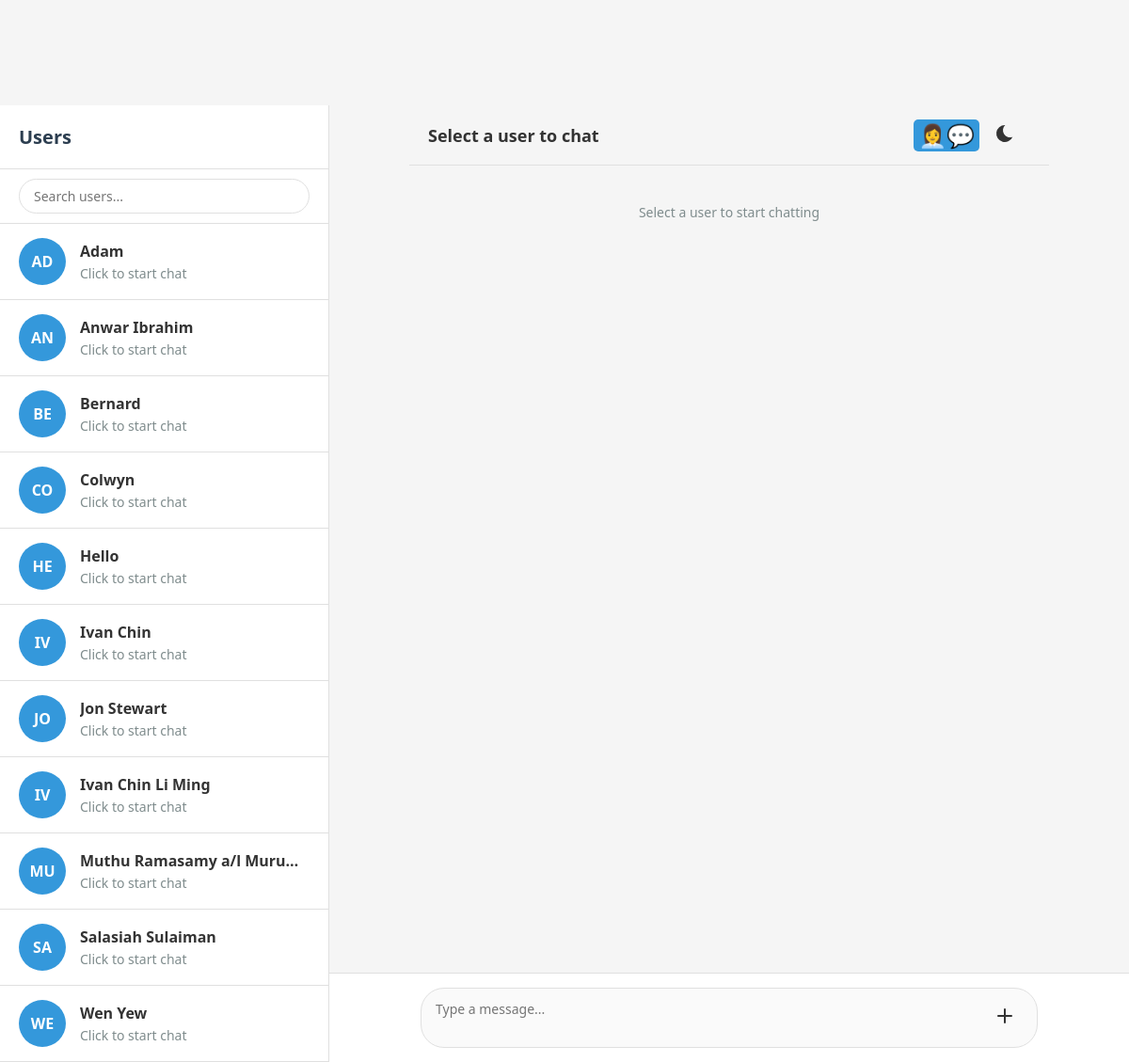
Screenshot of /chat.php (signed in) with the database file from the repository.
### tables this page shows
CREATE TABLE `user` (
  `user_email` varchar(100) NOT NULL,
  `password` varchar(128) NOT NULL,
  `name` varchar(100) NOT NULL,
  `role` varchar(100) NOT NULL,
  `pfp` varchar(100) DEFAULT 'profile/defaultProfile.jpg',
  `DOB` date NOT NULL,
  `theme` varchar(30) NOT NULL DEFAULT 'light',
  `forum_karma` int(11) NOT NULL DEFAULT 0
);

### chat.php (the view, shortened to what this page needs)
<?php
$host = 'localhost';
$dbname = 'cocdb';
$username = 'root';
$password = '';
$conn = new mysqli($host, $username, $password, $dbname);
$logged_in_email = isset($_SESSION['user_email']) ? $_SESSION['user_email'] : null;
$logged_in_role = isset($_SESSION["role"]) ? $_SESSION["role"] : null;
if (strtolower($logged_in_role) === 'student') {
    $sql = "SELECT name, user_email, role, pfp FROM user WHERE LOWER(role) = 'lecturer'";
    $chat_title = "Lecturers";
    $search_placeholder = "Search lecturers...";
    $chat_member_role = "Lecturer";
} elseif (strtolower($logged_in_role) === 'lecturer') {
    $sql = "SELECT name, user_email, role, pfp FROM user WHERE LOWER(role) = 'student'";
    $chat_title = "Students";
    $search_placeholder = "Search students...";
    $chat_member_role = "Student";
} else {
    $sql = "SELECT name, user_email, role, pfp FROM user";
    $chat_title = "Users";
    $search_placeholder = "Search users...";
    $chat_member_role = "User";
}
$result = $conn->query($sql);
$chat_users = [];
if ($result && $result->num_rows > 0) {
    while ($row = $result->fetch_assoc()) {
        $userEmail = $row['user_email'];
        $stmt = $conn->prepare("
            SELECT text,
            (SELECT COUNT(*) FROM message m2 WHERE m2.sender_email = ? AND m2.receiver_email = ? AND m2.delivery_status = 'sent') AS unread_count
            FROM message
            WHERE (sender_email = ? AND receiver_email = ?)
               OR (sender_email = ? AND receiver_email = ?)
            ORDER BY deliver_date DESC
            LIMIT 1
        ");
        $stmt->bind_param("ssssss", $userEmail, $logged_in_email, $logged_in_email, $userEmail, $userEmail, $logged_in_email);
        $stmt->execute();
        $stmt->bind_result($lastMessage, $unreadCount);
        $row['last_message'] = $lastMessage ? $lastMessage : '';
        $row['unread_count'] = $unreadCount ? $unreadCount : 0;
        $chat_users[] = $row;
    }
}
?>
<!DOCTYPE html>
<html lang="en">
<head>
</head>
<body>
    <div class="sidebar">
        <div class="sidebar-header">
            <h1><?php echo htmlspecialchars($chat_title); ?></h1>
        </div>
        <div class="search-bar">
            <input type="text" class="search-input" placeholder="<?php echo htmlspecialchars($search_placeholder); ?>" id="searchInput">
        </div>
        <div class="chat-list" id="chatList">
            <?php if (is_array($chat_users) && count($chat_users) > 0): ?>
                <?php foreach ($chat_users as $user): ?>
                    <div class="chat-item" data-email="<?php echo htmlspecialchars($user['user_email']); ?>" data-name="<?php echo htmlspecialchars($user['name']); ?>" data-pfp="<?php echo htmlspecialchars($user['pfp']); ?>">
                        <?php
                        $pfp = trim($user['pfp']);
                        if (file_exists($pfp)) {
                            echo '<img src="' . htmlspecialchars($pfp) . '" class="chat-avatar" style="width:50px;height:50px;border-radius:50%;object-fit:cover;" alt="Avatar">';
                        } else {
                            echo '<div class="chat-avatar">' . strtoupper(substr($user['name'], 0, 2)) . '</div>';
                        }
                        ?>
                        <div class="chat-info">
                            <div class="chat-name"><?php echo htmlspecialchars($user['name']); ?></div>
                            <div class="chat-preview <?php echo ($user['unread_count'] > 0) ? 'unread-message' : ''; ?>"><?php echo htmlspecialchars($user['last_message'] ?: 'Click to start chat'); ?></div>
                        </div>
                    </div>
                <?php endforeach; ?>
            <?php else: ?>
                <div style="padding: 20px; text-align: center; color: var(--light-text)">No <?php echo htmlspecialchars(strtolower($chat_title)); ?> found</div>
            <?php endif; ?>
        </div>
    </div>
<div class="chat-area">
        <div class="chat-header" style="display: flex; align-items: center; justify-content: space-between; margin-left: 10%; margin-right: 10%;">
            <div style="display: flex; align-items: center; gap: 10px;">
                <div>
                    <div class="chat-title" id="currentChatTitle">Select a <?php echo htmlspecialchars(strtolower($chat_member_role)); ?> to chat</div>
                </div>
            </div>
            <div style="display: flex; align-items: center; gap: 10px;">
                <button id="adminChatBtn" style="background: var(--primary-color); color: white; border: none; padding: 5px; border-radius: 5px; cursor: pointer; display: flex; align-items: center; justify-content: center; font-size: 24px; line-height: 1;">
                    👩‍💼💬
                </button>
                <button id="darkModeToggle" class="dark-mode-toggle">
                    <svg width="24" height="24" viewBox="0 0 24 24" fill="none" xmlns="http://www.w3.org/2000/svg">
                        <path d="M12 3c.132 0 .263 0 .393 0a7.5 7.5 0 0 0 7.92 12.446a9 9 0 1 1-8.313-12.454z" class="dark-mode-icon"/>
                    </svg>
                </button>
            </div>
        </div>
    <div class="messages-container" id="messagesContainer" style="margin-left: 10%; margin-right: 10%;">
        <div class="system-message">Select a <?php echo htmlspecialchars(strtolower($chat_member_role)); ?> to start chatting</div>
    </div>
<div class="input-area" style="position: relative; display: flex; flex-direction: column; padding: 15px;">
    <div style="position: relative; display: flex; align-items: center; width: 100%;">
        <textarea class="message-input" placeholder="Type a message..." id="messageInput" disabled style="flex: 1; padding-right: 40px; margin: 0 10%;"></textarea>
        <button class="attachment-button" id="attachmentButton">
            <svg width="24" height="24" viewBox="0 0 24 24" fill="none" xmlns="http://www.w3.org/2000/svg">
                <path d="M12 5V19M5 12H19" stroke="var(--text-color)" stroke-width="2" stroke-linecap="round"/>
            </svg>
        </button>
    </div>
</div>
</div>
</body>
</html>

### chat.php (style rules this page uses)
:root { --primary-color: #3498db; --secondary-color: #2c3e50; --text-color: #333; --light-text: #7f8c8d; --border-color: #e0e0e0; --bg-color: #f5f5f5; --card-bg: white; --unread-badge: #e74c3c; --sent-message: #e3f2fd; --received-message: #ffffff; --dark-mode-icon-fill: #333; }
.dark-mode-toggle { background: none; border: none; cursor: pointer; padding: 5px; margin-right: 10px; color: var(--text-color); transition: transform 0.2s; }
body, .message, .sidebar, .input-area, .chat-item { transition: background-color 0.3s ease, border-color 0.3s ease; }
.message-content, .chat-name, .chat-preview, .message-time { transition: color 0.3s ease; }
.search-input, .message-input { transition: background-color 0.3s ease, border-color 0.3s ease, color 0.3s ease; }
* { box-sizing: border-box; margin: 0; padding: 0; font-family: 'Segoe UI', Tahoma, Geneva, Verdana, sans-serif, sans-serif; }
body { background-color: var(--bg-color); color: var(--text-color); height: 100vh; display: flex; }
.sidebar { width: 350px; background-color: var(--card-bg); border-right: 1px solid var(--border-color); height: 100%; overflow-y: auto; display: flex; flex-direction: column; }
.sidebar-header { padding: 20px; border-bottom: 1px solid var(--border-color); }
.sidebar-header h1 { font-size: 20px; color: var(--secondary-color); }
.search-bar { padding: 10px 20px; border-bottom: 1px solid var(--border-color); }
.search-input { width: 100%; padding: 8px 15px; border: 1px solid var(--border-color); border-radius: 20px; font-size: 14px; outline: none; }
.chat-list { flex: 1; overflow-y: auto; }
.chat-item { padding: 15px 20px; border-bottom: 1px solid var(--border-color); cursor: pointer; transition: background-color 0.2s; display: flex; align-items: center; }
.chat-avatar { width: 50px; height: 50px; border-radius: 50%; background-color: var(--primary-color); color: white; display: flex; align-items: center; justify-content: center; font-weight: bold; margin-right: 15px; flex-shrink: 0; }
.chat-info { flex: 1; min-width: 0; }
.chat-name { font-weight: bold; margin-bottom: 3px; white-space: nowrap; overflow: hidden; text-overflow: ellipsis; }
.chat-preview { font-size: 14px; color: var(--light-text); white-space: nowrap; overflow: hidden; text-overflow: ellipsis; }
.chat-area { flex: 1; display: flex; flex-direction: column; height: 100%; }
.chat-header { padding: 20px; border-bottom: 1px solid var(--border-color); display: flex; align-items: center; height: 64px; }
.chat-title { font-size: 18px; font-weight: bold; margin-right: 10px; }
.messages-container { flex: 1; padding: 20px; overflow-y: auto; background-color: var(--bg-color); max-width: 100%; margin-left: 10%; margin-right: 10%; }
.system-message { text-align: center; margin: 20px 0; color: var(--light-text); font-size: 14px; }
.input-area { padding: 15px; border-top: 1px solid var(--border-color); background-color: var(--card-bg); position: relative; display: flex; align-items: center; }
.attachment-button { position: absolute; right: calc(10% + 15px); top: 50%; transform: translateY(-50%); background: none; border: none; cursor: pointer; padding: 8px; color: var(--text-color); transition: transform 0.2s; }
.message-input { margin: 0 10%; width: 80%; min-height: 40px; max-height: 120px; padding: 12px 15px; border: 1px solid var(--border-color); border-radius: 25px; font-size: 14px; outline: none; resize: none; overflow-y: auto; white-space: pre-wrap; word-wrap: break-word; margin-left: 10%; margin-right: 10%; }
body { position: relative; padding-top: 7rem; }

### rows the page displays
user: name "AD", name "Adam", last_message "Click to start chat"
user: name "AN", name "Anwar Ibrahim", last_message "Click to start chat"
user: name "BE", name "Bernard", last_message "Click to start chat"
user: name "CO", name "Colwyn", last_message "Click to start chat"
user: name "HE", name "Hello", last_message "Click to start chat"
user: name "IV", name "Ivan Chin", last_message "Click to start chat"
user: name "JO", name "Jon Stewart", last_message "Click to start chat"
user: name "IV", name "Ivan Chin Li Ming", last_message "Click to start chat"
user: name "MU", name "Muthu Ramasamy a/l Muru…", last_message "Click to start chat"
user: name "SA", name "Salasiah Sulaiman", last_message "Click to start chat"
user: name "WE", name "Wen Yew", last_message "Click to start chat"

### other values shown
$chat_title "Users"
$chat_member_role "user"
